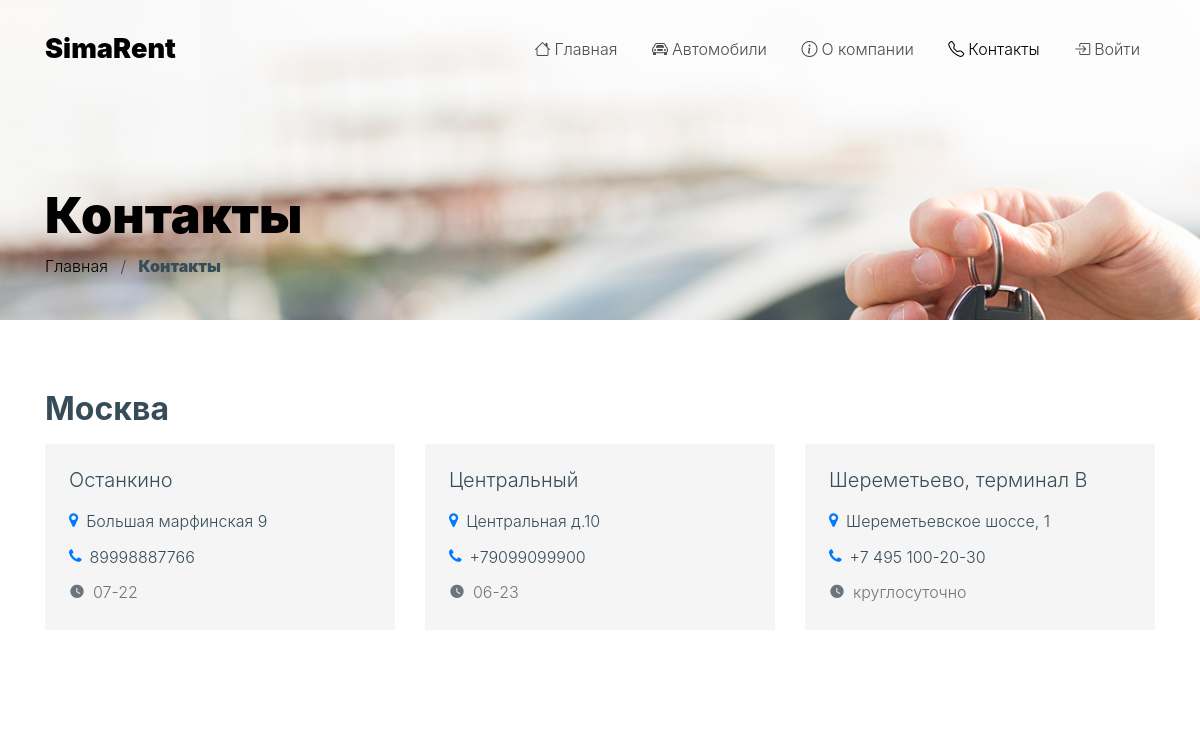
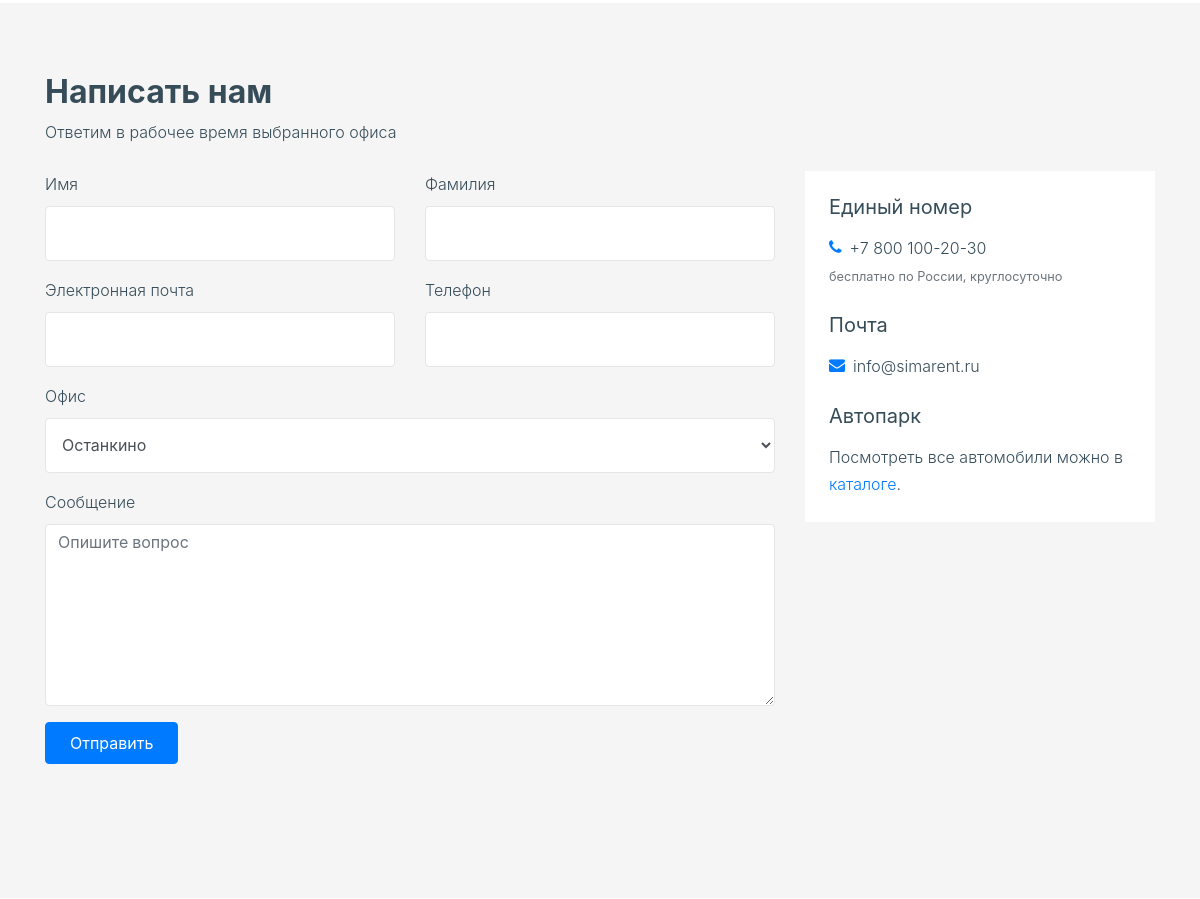
Before: /contacts/ (upper part) with the older database file (2 pictures, top to bottom).
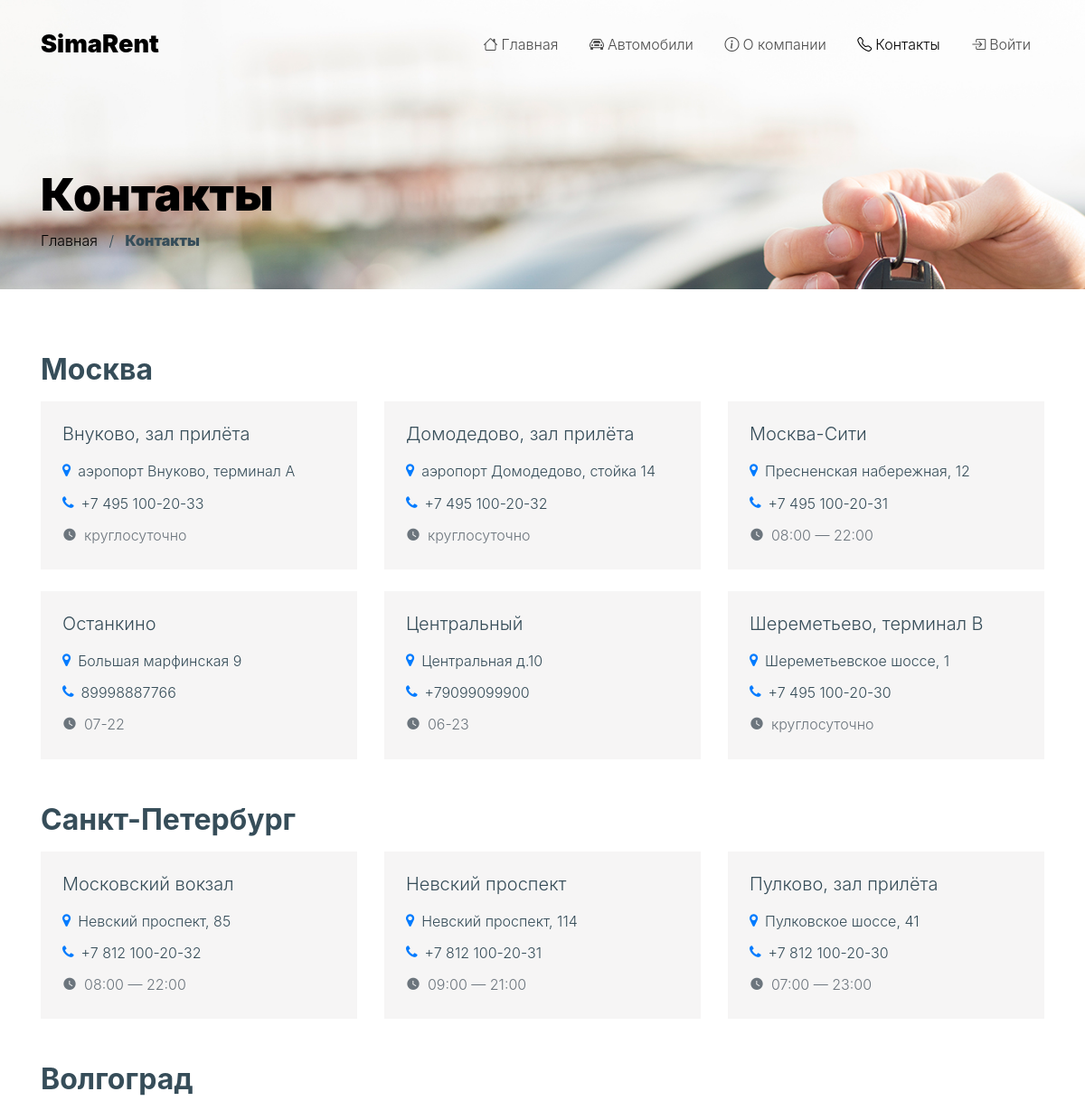
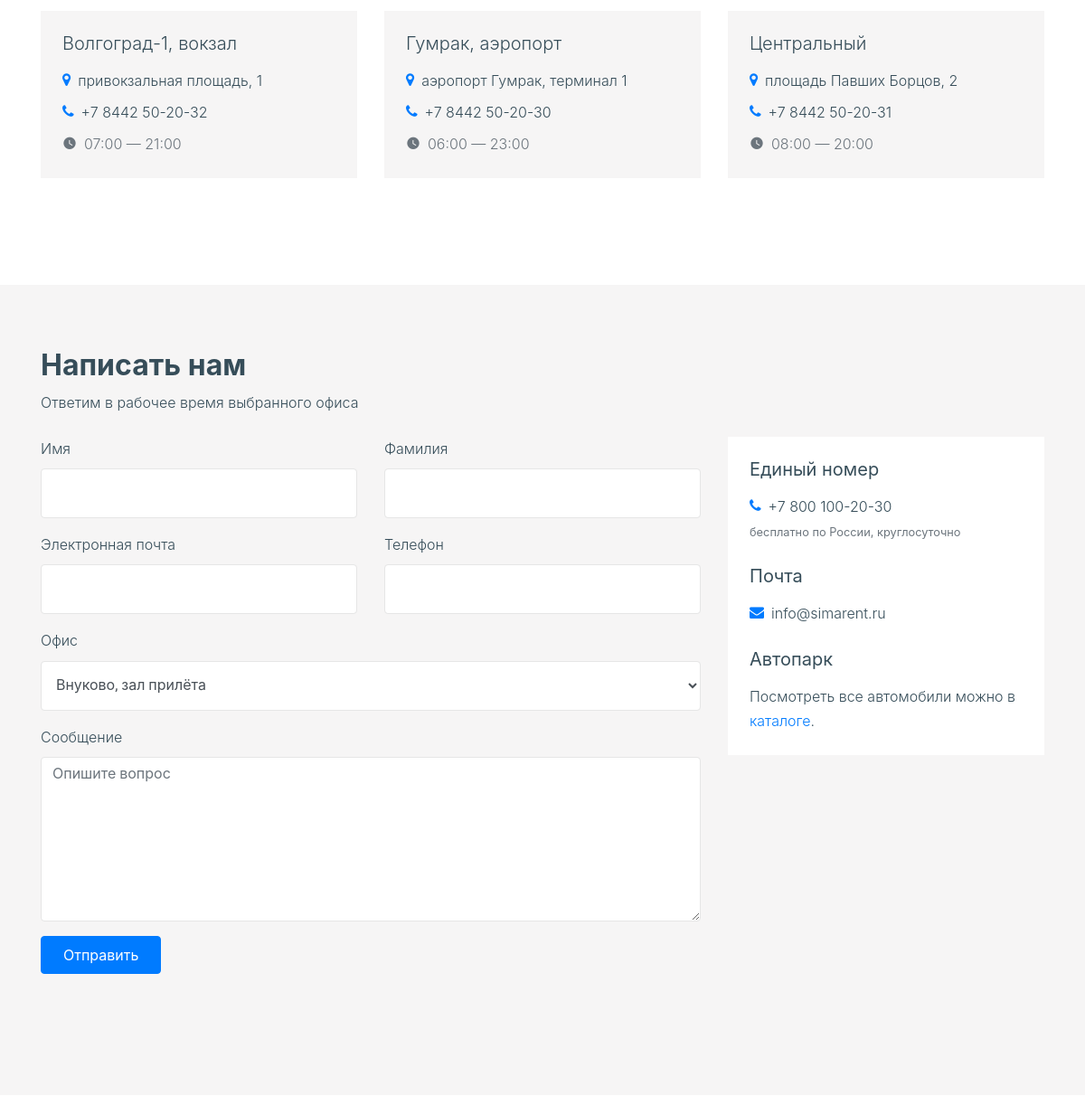
After: the same page with the newer database file (2 pictures, top to bottom).
### cars/models.py (models this page shows, shortened)
class City(models.Model):
    city_id = models.AutoField('ID города', primary_key=True)
    code = models.CharField('Код', max_length=30, unique=True)
    name = models.CharField('Название', max_length=100)
    region = models.CharField('Регион', max_length=100, blank=True)
    sort_order = models.PositiveSmallIntegerField('Порядок сортировки', default=0)
    active = models.BooleanField('Активен', default=True)
    class Meta:
        db_table = 'cities'
        ordering = ['sort_order', 'name']
        verbose_name = 'Город'
        verbose_name_plural = 'Города'

class AuditModel(models.Model):
    date_created = models.DateTimeField('Дата создания', auto_now_add=True)
    date_updated = models.DateTimeField('Дата изменения', auto_now=True)
    user_created = models.ForeignKey(
        User, on_delete=models.SET_NULL, null=True, blank=True,
        related_name='+', db_column='user_created', verbose_name='Кто создал',
    )
    user_updated = models.ForeignKey(
        User, on_delete=models.SET_NULL, null=True, blank=True,
        related_name='+', db_column='user_updated', verbose_name='Кто изменил',
    )
    class Meta:
        abstract = True

class Office(AuditModel):
    office_id = models.AutoField('ID офиса', primary_key=True)
    city = models.ForeignKey(
        City, on_delete=models.PROTECT, related_name='offices', verbose_name='Город',
    )
    name = models.CharField('Название', max_length=120)
    address = models.CharField('Адрес', max_length=300)
    phone = models.CharField('Телефон', max_length=20, blank=True)
    latitude = models.DecimalField(
        'Широта', max_digits=9, decimal_places=6, null=True, blank=True,
    )
    longitude = models.DecimalField(
        'Долгота', max_digits=9, decimal_places=6, null=True, blank=True,
    )
    work_hours = models.CharField('Часы работы', max_length=100, blank=True)
    active = models.BooleanField('Активен', default=True)
    class Meta:
        db_table = 'offices'
        ordering = ['city__sort_order', 'name']
        verbose_name = 'Офис'
        verbose_name_plural = 'Офисы'

### cars/views.py (the view)
# urls.py: path('contacts/', views.contact, name='contact'),
def contact(request):
    with_hidden = request.user.has_perm('cars.change_office')
    return render(request, 'cars/contact.html', {'cities': active_cities(with_hidden)})

### cars/views.py (called while the page is built)
def active_cities(with_hidden=False):
    offices = Office.objects.all() if with_hidden else Office.objects.filter(active=True)
    return City.objects.filter(active=True).prefetch_related(Prefetch('offices', queryset=offices))

### cars/templates/cars/contact.html (shortened to what the changed rows need)
{% extends "cars/base.html" %}
{% load static %}
{% block content %}
  <div class="hero inner-page" style="background-image: url('{% static "carrentals/images/hero_1_a.jpg" %}');">
    <div class="container">
      <div class="row align-items-end">
        <div class="col-lg-7">
          <div class="intro">
            <h1><strong>Контакты</strong></h1>
          </div>
        </div>
      </div>
    </div>
  </div>
  <div class="site-section">
    <div class="container">
      {% for city in cities %}
        <div class="row mb-2">
          <div class="col-12">
            <h2 class="section-heading"><strong>{{ city.name }}</strong></h2>
          </div>
        </div>
        <div class="row mb-4">
          {% for office in city.offices.all %}
              <div class="col-lg-4 col-md-6 mb-4">
                <div class="p-4 bg-light h-100">
                  <h3 class="h5 mb-3">{{ office.name }}</h3>
                  <p class="mb-2">
                    <span class="icon-map-marker mr-2 text-primary"></span>{{ office.address }}
                  </p>
                  <p class="mb-2">
                    <span class="icon-phone mr-2 text-primary"></span>{{ office.phone }}
                  </p>
                  <p class="mb-0 text-muted">
                    <span class="icon-watch_later mr-2"></span>{{ office.work_hours }}
                  </p>
                </div>
              </div>
          {% endfor %}
        </div>
      {% endfor %}
    </div>
  </div>
  <div class="site-section bg-light" id="contact-section">
    <div class="container">
      <div class="row mb-4">
        <div class="col-lg-7">
          <h2 class="section-heading"><strong>Написать нам</strong></h2>
        </div>
      </div>
      <div class="row">
        <div class="col-lg-8 mb-5">
          <form action="#" method="post">
            <div class="row form-group">
              <div class="col-md-12">
                <label for="c-office">Офис</label>
                <select id="c-office" name="office_id" class="form-control">
                  {% for city in cities %}
                    <optgroup label="{{ city.name }}">
                      {% for office in city.offices.all %}
                        <option value="{{ office.pk }}">{{ office.name }}</option>
                      {% endfor %}
                    </optgroup>
                  {% endfor %}
                </select>
              </div>
            </div>
          </form>
        </div>
      </div>
    </div>
  </div>
{% endblock %}

Changed rows visible on the page:
added Office: name "Внуково, зал прилёта", address "аэропорт Внуково, терминал A", phone "+7 495 100-20-33", work_hours "круглосуточно", shown under City "Москва"
added Office: name "Домодедово, зал прилёта", address "аэропорт Домодедово, стойка 14", phone "+7 495 100-20-32", work_hours "круглосуточно", shown under City "Москва"
added Office: name "Москва-Сити", address "Пресненская набережная, 12", phone "+7 495 100-20-31", work_hours "08:00 — 22:00", shown under City "Москва"
added City: name "Санкт-Петербург"
added Office: name "Московский вокзал", address "Невский проспект, 85", phone "+7 812 100-20-32", work_hours "08:00 — 22:00", shown under "Санкт-Петербург"
added Office: name "Невский проспект", address "Невский проспект, 114", phone "+7 812 100-20-31", work_hours "09:00 — 21:00", shown under "Санкт-Петербург"
added Office: name "Пулково, зал прилёта", address "Пулковское шоссе, 41", phone "+7 812 100-20-30", work_hours "07:00 — 23:00", shown under "Санкт-Петербург"
added City: name "Волгоград"
added Office: name "Волгоград-1, вокзал", address "привокзальная площадь, 1", phone "+7 8442 50-20-32", work_hours "07:00 — 21:00", shown under "Волгоград"
added Office: name "Гумрак, аэропорт", address "аэропорт Гумрак, терминал 1", phone "+7 8442 50-20-30", work_hours "06:00 — 23:00", shown under "Волгоград"
added Office: name "Центральный", address "площадь Павших Борцов, 2", phone "+7 8442 50-20-31", work_hours "08:00 — 20:00", shown under "Волгоград"
Other visible differences:
form field office_id: "Останкино" → "Внуково, зал прилёта"
